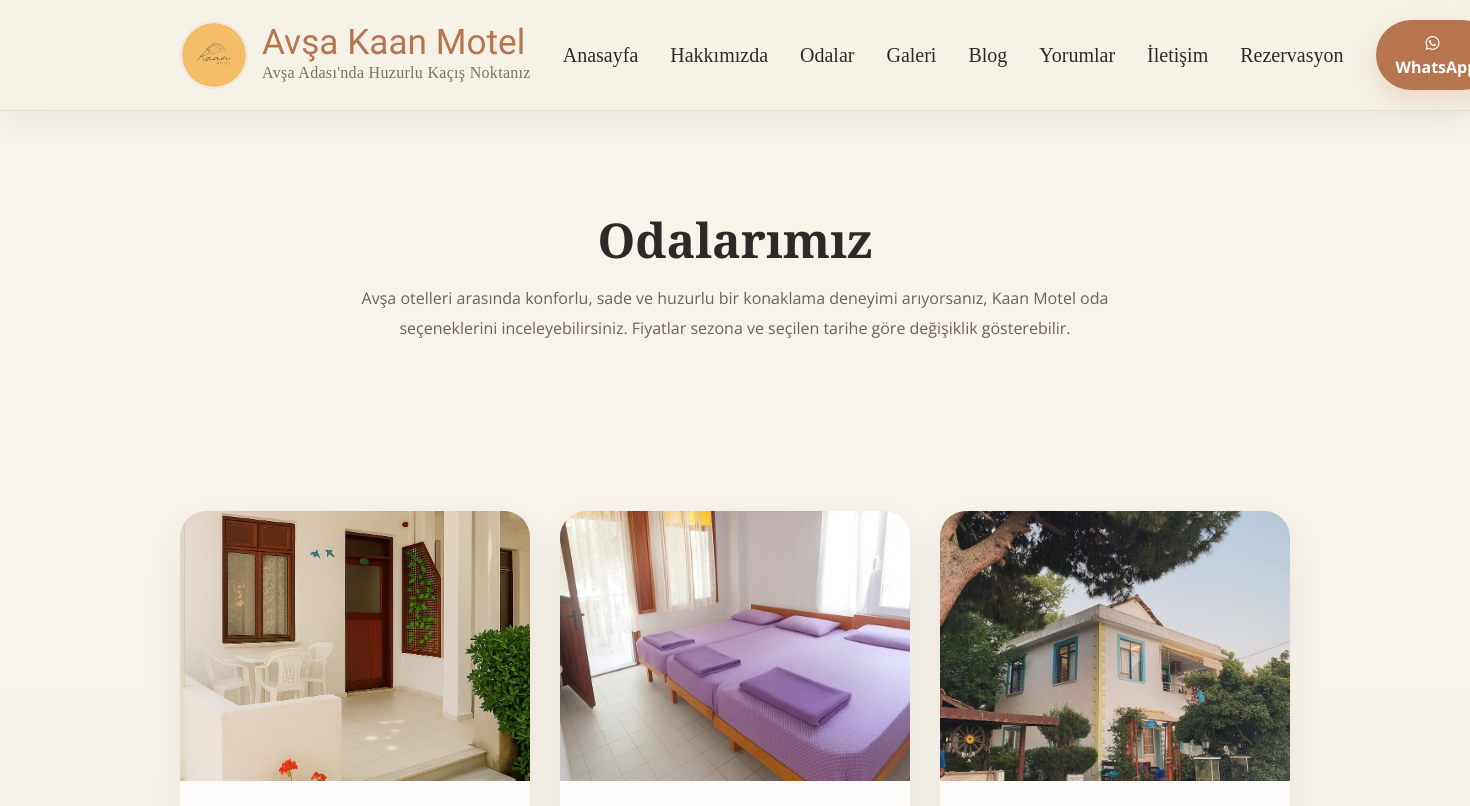
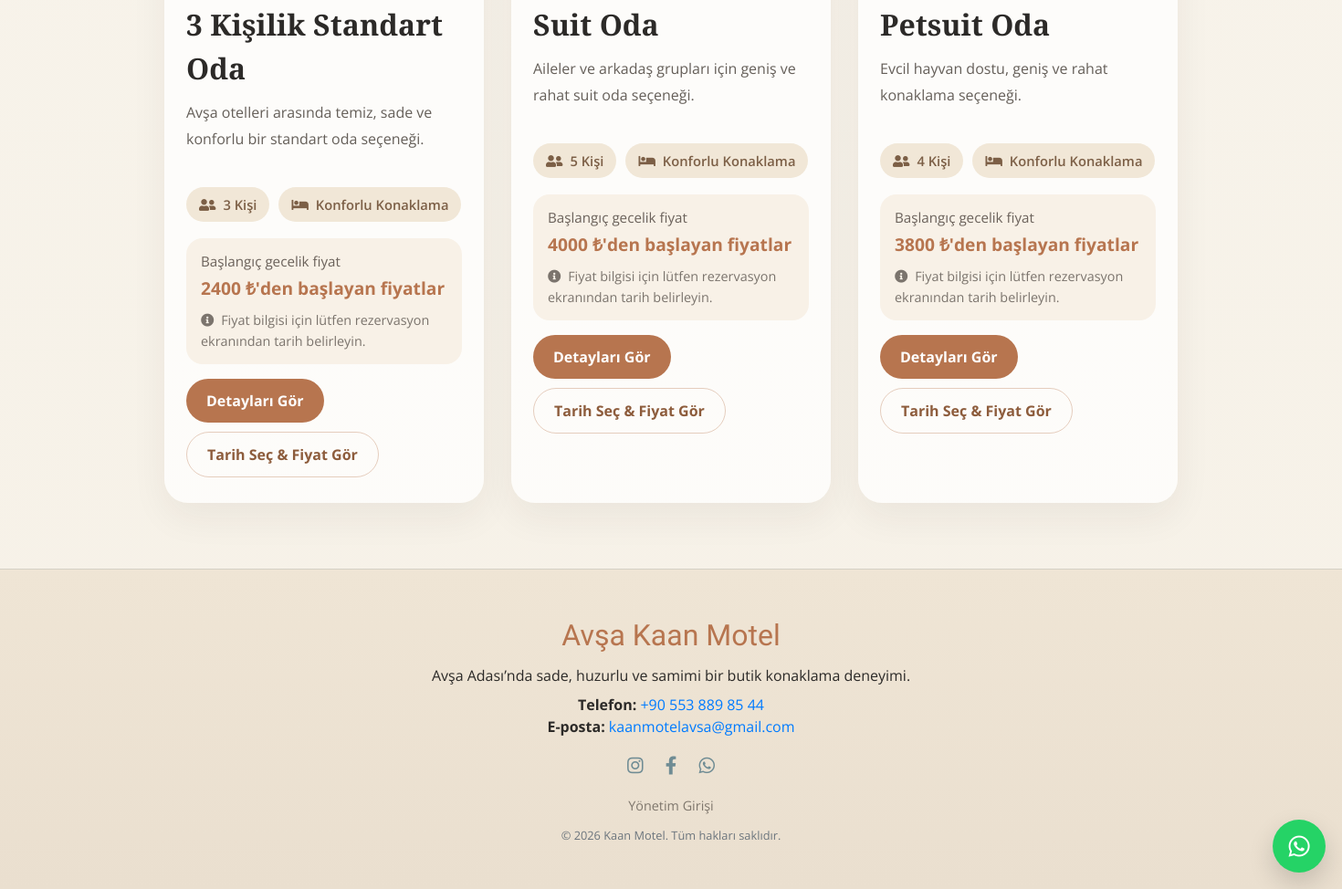
The app's page /odalar with its own data (2 pictures, top to bottom).
### app.py (models this page shows, shortened)
class PriceRule(db.Model):
    id = db.Column(db.Integer, primary_key=True)
    room_type = db.Column(db.String(50), nullable=False)
    start_date = db.Column(db.Date, nullable=False)
    end_date = db.Column(db.Date, nullable=False)
    nightly_price = db.Column(db.Float, nullable=False)
    note = db.Column(db.String(255), nullable=True)

### app.py (the view)
@app.route("/odalar")
def odalar():
    seo = build_seo(
        "Kaan Motel Odalar | Avşa Otel Fiyatları ve Oda Seçenekleri",
        "Avşa otel fiyatları ve oda seçenekleri için Kaan Motel odalarını inceleyin. Standart, suit ve petsuit konaklama alternatifleri burada."
    )
    return render_template(
        "odalar.html",
        title=seo["title"],
        description=seo["description"],
        rooms=load_room_data_from_static()
    )

### app.py (called while the page is built)
def normalize_room_type(room_type_value):
    if not room_type_value:
        return None
    room_type_value = room_type_value.strip().lower()
    aliases = {
        "standart": "standart",
        "suit": "suit",
        "petsuit": "petsuit",
        "pet-dostu": "petsuit",
        "pet_dostu": "petsuit",
    }
    return aliases.get(room_type_value, room_type_value)

def build_seo(title, description):
    return {"title": title, "description": description}

def get_default_price(room_type):
    normalized = normalize_room_type(room_type)
    return float(ROOM_DEFINITIONS.get(normalized, {}).get("default_price", 0))

def get_lowest_price(room_type):
    normalized = normalize_room_type(room_type)
    default_price = get_default_price(normalized)
    min_rule = PriceRule.query.filter(
        PriceRule.room_type == normalized
    ).order_by(PriceRule.nightly_price.asc()).first()
    if min_rule:
        return min(float(min_rule.nightly_price), default_price)
    return default_price

@app.context_processor
def inject_globals():
    return {
        "contact_info": CONTACT_INFO,
        "current_year": datetime.now().year,
        "manager_logged_in": session.get("manager_logged_in", False)
    }

### templates/odalar.html (shortened to what this page needs)
{% extends "base.html" %}
{% block content %}
<section class="rooms-hero">
    <div class="container">
        <h1>Odalarımız</h1>
        <p>
            Avşa otelleri arasında konforlu, sade ve huzurlu bir konaklama deneyimi arıyorsanız,
            Kaan Motel oda seçeneklerini inceleyebilirsiniz. Fiyatlar sezona ve seçilen tarihe göre değişiklik gösterebilir.
        </p>
    </div>
</section>
<section class="pb-5">
    <div class="container">
        {% if rooms %}
        <div class="row">
            {% for room in rooms %}
            <div class="col-lg-4 col-md-6 mb-4">
                <div class="room-card">
                    <div class="room-image-wrap">
                        <img src="{{ room.main_image }}" alt="{{ room.name }}">
                    </div>
                    <div class="room-body">
                        <div class="room-title">{{ room.name }}</div>
                        <p class="room-desc">{{ room.description }}</p>
                        <div class="room-meta">
                            <span><i class="fas fa-user-friends mr-2"></i>{{ room.capacity }} Kişi</span>
                            <span><i class="fas fa-bed mr-2"></i>Konforlu Konaklama</span>
                        </div>
                        <div class="room-price">
                            <div class="room-price-title">Başlangıç gecelik fiyat</div>
                            <strong>
                                {% if room.price_per_night is number %}
                                    {{ "%.0f"|format(room.price_per_night) }} ₺'den başlayan fiyatlar
                                {% else %}
                                    {{ room.price_per_night }}
                                {% endif %}
                            </strong>
                            <div class="room-price-note">
                                <i class="fas fa-info-circle mr-1"></i>
                                Fiyat bilgisi için lütfen rezervasyon ekranından tarih belirleyin.
                            </div>
                        </div>
                        <div class="room-actions d-flex flex-wrap" style="gap:10px;">
                            <a href="{{ url_for('oda_detay', room_id=room.id) }}" class="btn btn-room">
                                Detayları Gör
                            </a>
                            <a href="{{ url_for('index') }}#rezervasyon" class="btn btn-room-outline">
                                Tarih Seç & Fiyat Gör
                            </a>
                        </div>
                    </div>
                </div>
            </div>
            {% endfor %}
        </div>
        {% else %}
        <div class="empty-state">
            <h3 class="mb-3" style="font-family:'Cormorant Garamond', serif; font-size:2rem;">Henüz oda bilgisi bulunamadı</h3>
            <p class="mb-0 text-muted">Statik oda görselleri ve klasörleri kontrol edilmelidir.</p>
        </div>
        {% endif %}
    </div>
</section>
{% endblock %}

### templates/base.html (shortened to what this page needs)
<!DOCTYPE html>
<html lang="tr">
<head>
    <link rel="stylesheet" href="https://stackpath.bootstrapcdn.com/bootstrap/4.5.2/css/bootstrap.min.css">
    <link rel="stylesheet" href="https://cdnjs.cloudflare.com/ajax/libs/font-awesome/5.15.4/css/all.min.css">
</head>
<body>
<nav class="navbar navbar-expand-lg navbar-light boho-navbar sticky-top py-3">
    <div class="container">
        <a class="navbar-brand" href="{{ url_for('index') }}">
            <div class="navbar-brand-wrap">
                <img src="{{ url_for('static', filename='kaan_logo.png') }}" alt="Avşa Kaan Motel Logo" class="navbar-logo">
                <div>
                    <div class="brand-title">Avşa Kaan Motel</div>
                    <div class="brand-subtitle">Avşa Adası'nda Huzurlu Kaçış Noktanız</div>
                </div>
            </div>
        </a>
        <div class="collapse navbar-collapse" id="navbarNav">
            <ul class="navbar-nav ml-auto align-items-lg-center text-center">
                <li class="nav-item"><a class="nav-link" href="{{ url_for('index') }}#anasayfa">Anasayfa</a></li>
                <li class="nav-item"><a class="nav-link" href="{{ url_for('index') }}#hakkimizda">Hakkımızda</a></li>
                <li class="nav-item"><a class="nav-link" href="{{ url_for('odalar') }}">Odalar</a></li>
                <li class="nav-item"><a class="nav-link" href="{{ url_for('galeri') }}">Galeri</a></li>
		<li class="nav-item"><a class="nav-link" href="{{ url_for('blog') }}">Blog</a></li>
                <li class="nav-item"><a class="nav-link" href="{{ url_for('index') }}#yorumlar">Yorumlar</a></li>
                <li class="nav-item"><a class="nav-link" href="{{ url_for('index') }}#iletisim">İletişim</a></li>
                <li class="nav-item"><a class="nav-link" href="{{ url_for('index') }}#rezervasyon">Rezervasyon</a></li>
                <li class="nav-item mt-3 mt-lg-0 ml-lg-3">
                    <a href="{{ contact_info.whatsapp_link }}" target="_blank" class="btn btn-whatsapp">
                        <i class="fab fa-whatsapp mr-2"></i>WhatsApp
                    </a>
                </li>
            </ul>
        </div>
    </div>
</nav>
<div class="flash-wrap">
    <div class="container pt-3">
    </div>
</div>
<main class="site-main">
    {% block content %}{% endblock %}
</main>
<footer class="site-footer py-5">
    <div class="container text-center">
        <div class="footer-title mb-2">Avşa Kaan Motel</div>
        <p class="mb-2">Avşa Adası’nda sade, huzurlu ve samimi bir butik konaklama deneyimi.</p>
        <p class="mb-2">
            <strong>Telefon:</strong> <a href="tel:{{ contact_info.phone_raw }}">{{ contact_info.phone }}</a><br>
            <strong>E-posta:</strong> <a href="mailto:{{ contact_info.email }}">{{ contact_info.email }}</a>
        </p>
        <div class="footer-social my-3">
            <a href="{{ contact_info.instagram }}" target="_blank"><i class="fab fa-instagram"></i></a>
            <a href="{{ contact_info.facebook }}" target="_blank"><i class="fab fa-facebook-f"></i></a>
            <a href="{{ contact_info.whatsapp_link }}" target="_blank"><i class="fab fa-whatsapp"></i></a>
        </div>
        <div class="mb-2">
            <a class="mini-manager-link" href="{{ url_for('yonetim_login') }}">Yönetim Girişi</a>
        </div>
        <small class="text-muted">&copy; {{ current_year }} Kaan Motel. Tüm hakları saklıdır.</small>
    </div>
</footer>
<a href="{{ contact_info.whatsapp_link }}" target="_blank" class="floating-whatsapp" aria-label="WhatsApp ile iletişim">
    <i class="fab fa-whatsapp"></i>
</a>
</body>
</html>

### templates/base.html (style rules this page uses)
:root { --cream: #f6f1e7; --sand: #e7dcc8; --stone: #b9ab91; --terracotta: #b7754f; --olive: #6f7a5f; --sea: #6f8c94; --ink: #2c2a28; --white: #ffffff; }
html { scroll-behavior: smooth; }
body { font-family: 'Open Sans', sans-serif; background: linear-gradient(180deg, #f8f4ec 0%, #f6f1e7 100%); color: var(--ink); }
.boho-navbar { background: rgba(246, 241, 231, 0.92); backdrop-filter: blur(10px); border-bottom: 1px solid rgba(111, 140, 148, 0.15); box-shadow: 0 10px 30px rgba(44, 42, 40, 0.06); }
.navbar-brand-wrap { display: flex; align-items: center; gap: 14px; }
.navbar-logo { width: 68px; height: 68px; object-fit: cover; border-radius: 50%; border: 2px solid rgba(183, 117, 79, 0.18); background: #fff; }
.brand-title { font-family: 'Dancing Script', cursive; font-size: 2.2rem; line-height: 1; color: var(--terracotta); }
.brand-subtitle { font-family: 'Cormorant Garamond', serif; font-size: 1rem; color: var(--olive); letter-spacing: 0.3px; }
.navbar-nav .nav-link { font-family: 'Cormorant Garamond', serif; font-size: 1.25rem; color: var(--ink) !important; margin: 0 8px; position: relative; }
.navbar-nav .nav-link::after { content: ""; position: absolute; left: 8px; right: 8px; bottom: 4px; height: 1px; background: var(--terracotta); transform: scaleX(0); transition: transform 0.2s ease; }
.btn-whatsapp { background: var(--terracotta); border: none; color: #fff !important; border-radius: 999px; padding: 11px 20px; font-weight: 700; box-shadow: 0 10px 24px rgba(183, 117, 79, 0.22); }
.site-main section { padding: 84px 0; }
.flash-wrap { position: sticky; top: 84px; z-index: 1030; }
.site-footer { background: linear-gradient(180deg, #efe5d5 0%, #eadfcf 100%); border-top: 1px solid rgba(111, 140, 148, 0.18); }
.footer-title { font-family: 'Dancing Script', cursive; font-size: 2rem; color: var(--terracotta); }
.footer-social a { color: var(--sea); font-size: 1.25rem; margin: 0 10px; }
.floating-whatsapp { position: fixed; right: 18px; bottom: 18px; z-index: 9999; background: #25D366; color: #fff; width: 58px; height: 58px; border-radius: 50%; display: flex; align-items: center; justify-content: center; font-size: 1.65rem; box-shadow: 0 12px 28px rgba(0,0,0,0.16); }
.mini-manager-link { font-size: 0.9rem; color: #7f776d; }

### templates/odalar.html (style rules this page uses)
.rooms-hero { padding: 70px 0 30px 0; text-align: center; }
.rooms-hero h1 { font-family: 'Cormorant Garamond', serif; font-size: 3rem; font-weight: 700; margin-bottom: 14px; }
.rooms-hero p { max-width: 780px; margin: 0 auto; color: #6b625b; line-height: 1.9; }
.room-card { background: rgba(255,255,255,0.76); border-radius: 26px; box-shadow: 0 16px 40px rgba(44,42,40,0.06); overflow: hidden; height: 100%; transition: transform 0.25s ease, box-shadow 0.25s ease; }
.room-image-wrap { overflow: hidden; height: 270px; }
.room-image-wrap img { width: 100%; height: 100%; object-fit: cover; transition: transform 0.4s ease; }
.room-body { padding: 28px 24px; }
.room-title { font-family: 'Cormorant Garamond', serif; font-size: 2rem; font-weight: 700; margin-bottom: 10px; }
.room-desc { color: #655f59; line-height: 1.8; min-height: 78px; }
.room-meta { display: flex; flex-wrap: wrap; gap: 10px; margin: 18px 0; }
.room-meta span { background: #f1e7d7; color: #7c5f46; padding: 8px 14px; border-radius: 999px; font-size: 0.92rem; font-weight: 600; }
.room-price { margin-bottom: 16px; padding: 14px 16px; background: #f8f1e7; border-radius: 18px; }
.room-price-title { font-size: 0.95rem; color: #6b625b; margin-bottom: 4px; }
.room-price strong { color: #b7754f; font-size: 1.2rem; display: block; }
.room-price-note { margin-top: 8px; font-size: 0.9rem; color: #7b746d; line-height: 1.6; }
.room-actions .btn { border-radius: 999px; padding: 12px 22px; font-weight: 700; }
.btn-room { background: #b7754f; color: #fff; border: none; }
.btn-room-outline { border: 1px solid rgba(183,117,79,0.35); color: #8d5c3c; background: transparent; }

### records on screen
PriceRule: shows a picture, name "3 Kişilik Standart Oda", description "Avşa otelleri arasında temiz, sade ve konforlu bir standart oda seçeneği.", capacity "3", price_per_night "2400"
PriceRule: shows a picture, name "Suit Oda", description "Aileler ve arkadaş grupları için geniş ve rahat suit oda seçeneği.", capacity "5", price_per_night "4000"

### other values on screen
{{ room.name }} "Petsuit Oda"
{{ room.description }} "Evcil hayvan dostu, geniş ve rahat konaklama seçeneği."
{{ room.capacity }} "4"
{{ "%.0f"|format(room.price_per_night) }} "3800"
{{ contact_info.phone }} "+90 553 889 85 44"
{{ contact_info.email }} "kaanmotelavsa@gmail.com"
